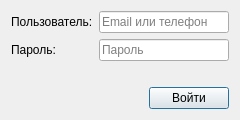
<?xml version="1.0" encoding="UTF-8"?>
<ui version="4.0">
 <class>LoginDialog</class>
 <widget class="QDialog" name="LoginDialog">
  <property name="geometry">
   <rect>
    <x>0</x>
    <y>0</y>
    <width>240</width>
    <height>120</height>
   </rect>
  </property>
  <property name="minimumSize">
   <size>
    <width>240</width>
    <height>120</height>
   </size>
  </property>
  <property name="windowTitle">
   <string>Авторизация</string>
  </property>
  <layout class="QVBoxLayout" name="verticalLayout">
   <item>
    <layout class="QFormLayout" name="formLayout">
     <item row="0" column="0">
      <widget class="QLabel" name="usernameLabel">
       <property name="text">
        <string>Пользователь:</string>
       </property>
      </widget>
     </item>
     <item row="0" column="1">
      <widget class="QLineEdit" name="usernameLine">
       <property name="placeholderText">
        <string>Email или телефон</string>
       </property>
      </widget>
     </item>
     <item row="1" column="0">
      <widget class="QLabel" name="passwordLabel">
       <property name="text">
        <string>Пароль:</string>
       </property>
      </widget>
     </item>
     <item row="1" column="1">
      <widget class="QLineEdit" name="passwordLine">
       <property name="echoMode">
        <enum>QLineEdit::Password</enum>
       </property>
       <property name="placeholderText">
        <string>Пароль</string>
       </property>
      </widget>
     </item>
    </layout>
   </item>
   <item>
    <spacer name="verticalSpacer">
     <property name="orientation">
      <enum>Qt::Vertical</enum>
     </property>
     <property name="sizeHint" stdset="0">
      <size>
       <width>20</width>
       <height>19</height>
      </size>
     </property>
    </spacer>
   </item>
   <item>
    <layout class="QHBoxLayout" name="horizontalLayout">
     <item>
      <spacer name="horizontalSpacer">
       <property name="orientation">
        <enum>Qt::Horizontal</enum>
       </property>
       <property name="sizeHint" stdset="0">
        <size>
         <width>40</width>
         <height>20</height>
        </size>
       </property>
      </spacer>
     </item>
     <item>
      <widget class="QPushButton" name="loginButton">
       <property name="text">
        <string>Войти</string>
       </property>
      </widget>
     </item>
    </layout>
   </item>
  </layout>
 </widget>
 <resources/>
 <connections/>
</ui>
